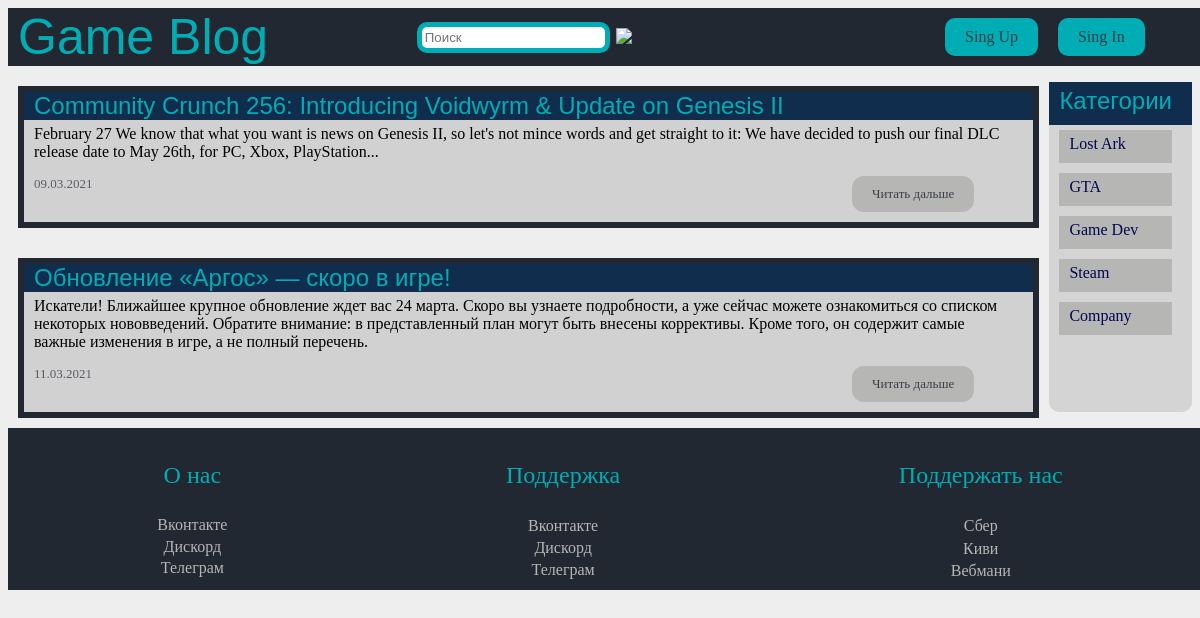
The page / on the database its author committed.
### database.py (models this page shows)
class Article(db.Model):
    id = db.Column(db.Integer, primary_key=True, autoincrement=True)
    title = db.Column(db.String(70), nullable=True)
    body = db.Column(db.String(70), nullable=True, unique=True)
    date = db.Column(db.String(70), nullable=True)
    big = db.Column(db.Boolean, default=True)
    img = db.Column(db.Boolean, default=False)
    img_url = db.Column(db.String(70))
    author_id = db.Column(db.Integer, db.ForeignKey('users.id'))
    category_id = db.Column(db.Integer, db.ForeignKey('categories.id'))
    author = db.relationship('Users', backref=db.backref('articles', lazy=True))
    category = db.relationship('Categories', backref=db.backref('articles', lazy=True))

### app.py (the view)
@app.route('/')
def homepage():
    articles = Article.query.all()
    return render_template('index.html', articles=articles, categories=categories)

### templates/index.html (shortened to what this page needs)
{% extends "base.html" %}
{% block content %}
    {% for article in articles %}
        <article>
            <div class="head">
                {{ article.title }}
            </div>
            <div class="text-block">
                {% if article.big %}
                    {{ article.body[0:200]+'...' }}
                {% else %}
                    {{ article.body }}
                {% endif %}
            </div>
            <div class="footer">
                <date>{{ article.date }}</date>
                <a href="{{ url_for('article', art=article.id) }}">Читать дальше</a>
            </div>
        </article>
    {% endfor %}
{% endblock %}

### templates/base.html (shortened to what this page needs)
<!DOCTYPE html>
<html lang="ru">
<head>
    <link rel="stylesheet" href={{ url_for('static', filename='style.css') }}>
</head>
<body>
<header>
    <a href="{{ url_for('homepage') }}" class="logo">Game Blog</a>
    <form action="{{ url_for('search') }}">
        <input name="text" class="search" type="search" placeholder="Поиск" aria-label="Поиск">
        <button type="submit">
            <img src="https://img.icons8.com/material-sharp/24/000000/search.png"/>
        </button>
    </form>
    <but>
        <a class="buttons" href={{ url_for('singup') }}>Sing Up</a>
        <a class="buttons" href={{ url_for('singin') }}>Sing In</a>
    </but>
</header>
<main>
    <div class="articles_list">
        {% block content %}{% endblock %}
    </div>
    <ul class="categories">
        <li class="header">
            Категории
        </li>
        {% for categoria in categories %}
            <li class="dropdown">
                <a href=" {{ url_for('categor', cat=categoria.id) }} ">{{ categoria.name }}</a>
            </li>
        {% endfor %}
    </ul>
</main>
<footer>
    <div class="block-footer">
        <p>О нас</p>
        <div class="lin"><a href="#">Вконтакте</a></div>
        <div class="lin"><a href="#">Дискорд</a></div>
        <div class="lin"><a href="#">Телеграм</a></div>
    </div>
    <div class="block-footer">
        <p>Поддержка</p>
        <div class="lin"><a href="#">Вконтакте</a></div>
        <div class="lin"><a href="#">Дискорд</a></div>
        <div class="lin"><a href="#">Телеграм</a></div>
    </div>
    <div class="block-footer">
        <p>Поддержать нас</p>
        <div class="lin"><a href="#">Сбер</a></div>
        <div class="lin"><a href="#">Киви</a></div>
        <div class="lin"><a href="#">Вебмани</a></div>
    </div>
</footer>
</body>
</html>

### static/style.css (style rules this page uses)
body { background-color: #EEEEEE; }
header { top: 0; left: 0; width: 100%; margin: auto; padding-left: 10px; background-color: #222831; display: flex; min-height: auto; }
header a { text-decoration: none; }
.logo { color: #00ADB5 !important; font-size: 50px; font-family: Dubai, sans-serif; }
header .buttons { padding: 10px 20px 10px 20px; background-color: #00ADB5; border-radius: 10px; margin: 10px; }
but { display: flex; align-items: center; margin-right: 4%; margin-left: auto; }
.categories { border-radius: 10px; border: 2px #112D4E; padding: 0; margin-right: 0; margin-left: auto; background-color: #696A6C33; }
.categories li { padding: 5px 20px 10px 10px; margin: 5px 20px 10px 10px; background-color: #b6b6b4; list-style-type: none; }
main { display: flex; }
.articles_list { display: flex; flex-direction: column; }
.categories .header { color: #00ADB5; font-size: x-large; font-family: Calibri, sans-serif; margin: 0 0 0 0; padding: 5px 20px 10px 10px !important; background-color: #112D4E; }
.categories li a { text-decoration: none; color: #000651; }
article { border: 6px solid #222831; margin: 20px 10px 10px 10px; display: block; background: rgba(91, 91, 91, 0.2); }
article .head { color: #00ADB5; padding-left: 10px; font-family: Calibri, sans-serif; font-size: x-large; background: #112D4E; }
article .text-block { display: block; padding: 5px 20px 10px 10px; font-size: medium; }
article .footer { display: flex; color: rgba(12, 12, 30, 0.6); font-size: small; padding: 5px 20px 10px 10px; }
footer { width: 100%; justify-content: center; padding: 10px; background: #222831; color: #00ADB5; display: flex; }
.block-footer { flex-grow: 1; text-align: center; display: flex; flex-direction: column; }
footer a { margin-top: 1%; display: block; text-decoration: none; color: #b6b6b4; }
footer p { font-size: x-large; }
article .footer a { color: #393E46; align-items: center; margin-right: 4%; padding: 10px 20px 10px 20px; background-color: #b6b6b4; margin-left: auto; display: block; border-radius: 12px; text-decoration: none; }
a { color: #393E46; text-decoration: none; }
header form { display: flex; margin-left: auto; margin-right:auto; }
header form input { margin: auto; padding: 3px; outline: none; box-sizing: border-box; border: 5px solid #00ADB5; border-radius: 10px; }
header form button { background: #222831; border: #00ADB5; }

### rows shown on the page
Article: title "Community Crunch 256: Introducing Voidwyrm & Update on Genesis II", body "February 27 We know that what you want is news on Genesis II, so let's not mince words and get straight to it: We have decided to push our final DLC release date to May 26th, for PC, Xbox, PlayStation...", date "09.03.2021"
Article: title "Обновление «Аргос» — скоро в игре!", body "Искатели! Ближайшее крупное обновление ждет вас 24 марта. Скоро вы узнаете подробности, а уже сейчас можете ознакомиться со списком некоторых нововведений. Обратите внимание: в представленный план могут быть внесены коррективы. Кроме того, он содержит самые важные изменения в игре, а не полный перечень.", date "11.03.2021"

### other values the page prints
{{ categoria.name }} "Lost Ark" "GTA" "Game Dev" "Steam" "Company"
